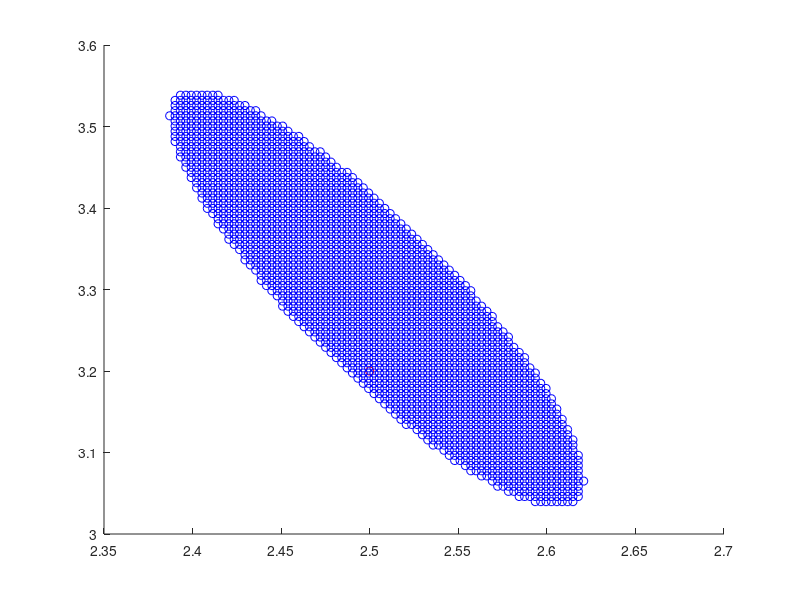

This chart was generated by the following MATLAB code:
clear

x = [0.1 0.1 0.1 0.1 0.1 0.3 0.3 0.3 0.3 0.3 0.5 0.5 0.5 0.5 0.5 0.7 0.7 0.7 0.7 0.7];
% First set of data were from a really good fit, the second set are from a
% poor fit (i.e. large uncertainty)
% y = [2.845699292 2.862378705 2.849124137 2.720128448 2.870524619 3.650652653 3.315452657 3.47320683 3.396843626 3.371151831 4.189169578 4.250385467 4.162804061 4.047507068 4.062835584 4.834365795 4.690618039 4.92142106 4.519304773 4.771340383];
y = [2.785089681 2.865972683 2.988803154 2.795095154 2.841715542 3.494601775 3.409683474 3.459671508 3.334718858 3.611284788 4.126666899  4.10783323 4.204684124 4.220587919 4.031849002 4.868704945 4.919069646 4.791730986 4.616357024 4.917052726]; 

n = length(x);

X = ones(n,1);

X = [X, x'];

Y = y';

b_fit = (X'*X)\(X'*Y);

SSE_fit = sum((Y - (X*b_fit)).^2);

p = 2;

sigma2 = SSE_fit / (n - p);

% sigma2 = 0.1^2;

RHS = sigma2 * (n + p * (finv(0.95,p,n-p)-1));

% RHS = SSE_fit*(1+(p/(n-p))*finv(0.95,p,n-p));

b0_range = linspace(0.94,1.06,100)*b_fit(1);
b1_range = linspace(0.905,1.095,100)*b_fit(2);

k = 1;

for i = 1:length(b0_range)
    
    for j=1:length(b1_range)
        
        b_range = [b0_range(i); b1_range(j)];
        
        SSE_range = sum((Y - (X*b_range)).^2);
        
            if SSE_range < RHS
                       
                b_ext(k,:) = b_range;
                
                k = k+1;
                                             
            end
            
    end
    
end

b0_max = max(b_ext(:,1))/b_fit(1)
b1_max = max(b_ext(:,2))/b_fit(2)
b0_min = min(b_ext(:,1))/b_fit(1)
b1_min = min(b_ext(:,2))/b_fit(2)

Y_range = X*b_ext';

Y_max = max(Y_range');
Y_min = min(Y_range');

hold
scatter(2.5,3.2,'r')
scatter(b_ext(:,1),b_ext(:,2),'b')
hold

% hold
% scatter(x,y)
% plot(x,Y_max)
% plot(x,Y_min)
% hold